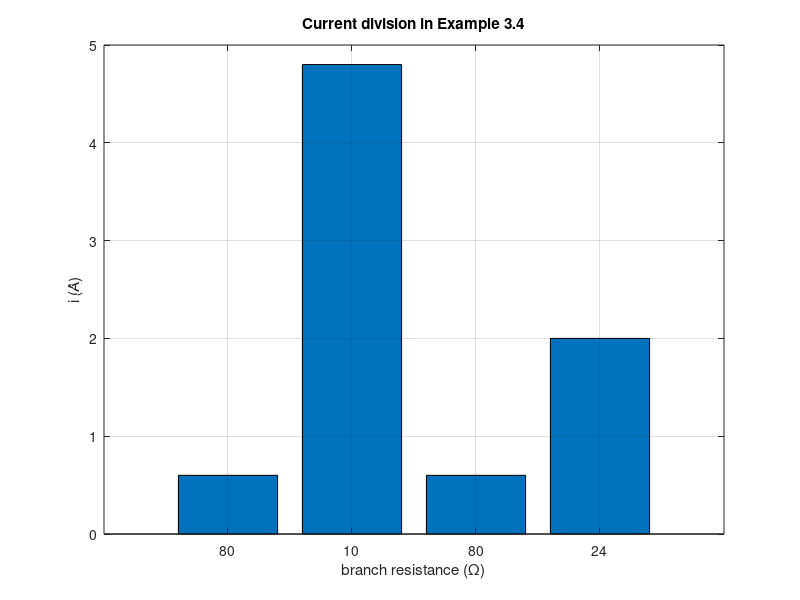

This figure's MATLAB source:
% Circuits 1 — Voltage Division and Current Division
%title: Current Division then Voltage Division (Example 3.4)
%ar-title: قسمة التيار ثم قسمة الجهد (مثال 3.4)
%lesson: c1-resistive-4
%course: circuits-1

%% Example 3.4
%ar: الفروع على التوازي: 80 و 10 و 80 و 24 Ω. Req = 6 Ω، و io = (Req/24) × 8 = 2 A، و v = 48 V، و vo = (30/80) × 48 = 18 V.
Rb = [36+44, 10, 40+10+30, 24];
Req = 1 / sum(1 ./ Rb);
io = Req/24 * 8; v = 24 * io; vo = 30/80 * v;
fprintf('Req = %g ohm, io = %g A, v = %g V, vo = %g V\n', Req, io, v, vo)
%check: abs(Req - 6) < 1e-12 && abs(io - 2) < 1e-12 && abs(vo - 18) < 1e-12

%% Every branch current at once
%ar: قسمة التيار لكل الفروع معًا: i_j = (Req/R_j) × 8، ومجموعها يجب أن يساوي 8 A.
ij = Req ./ Rb * 8;
fprintf('branch currents = %s A, sum = %g A\n', mat2str(ij, 4), sum(ij))
%check: abs(sum(ij) - 8) < 1e-12

%%! Project idea: pie of the source current
%ar: مشروع: نرسم كيف يتوزع تيار المصدر 8 A على الفروع الأربعة: المقاومة الأصغر تأخذ الأكثر.
bar(ij); grid on; set(gca, 'xticklabel', {'80', '10', '80', '24'}); xlabel('branch resistance (\Omega)'); ylabel('i (A)'); title('Current division in Example 3.4')
